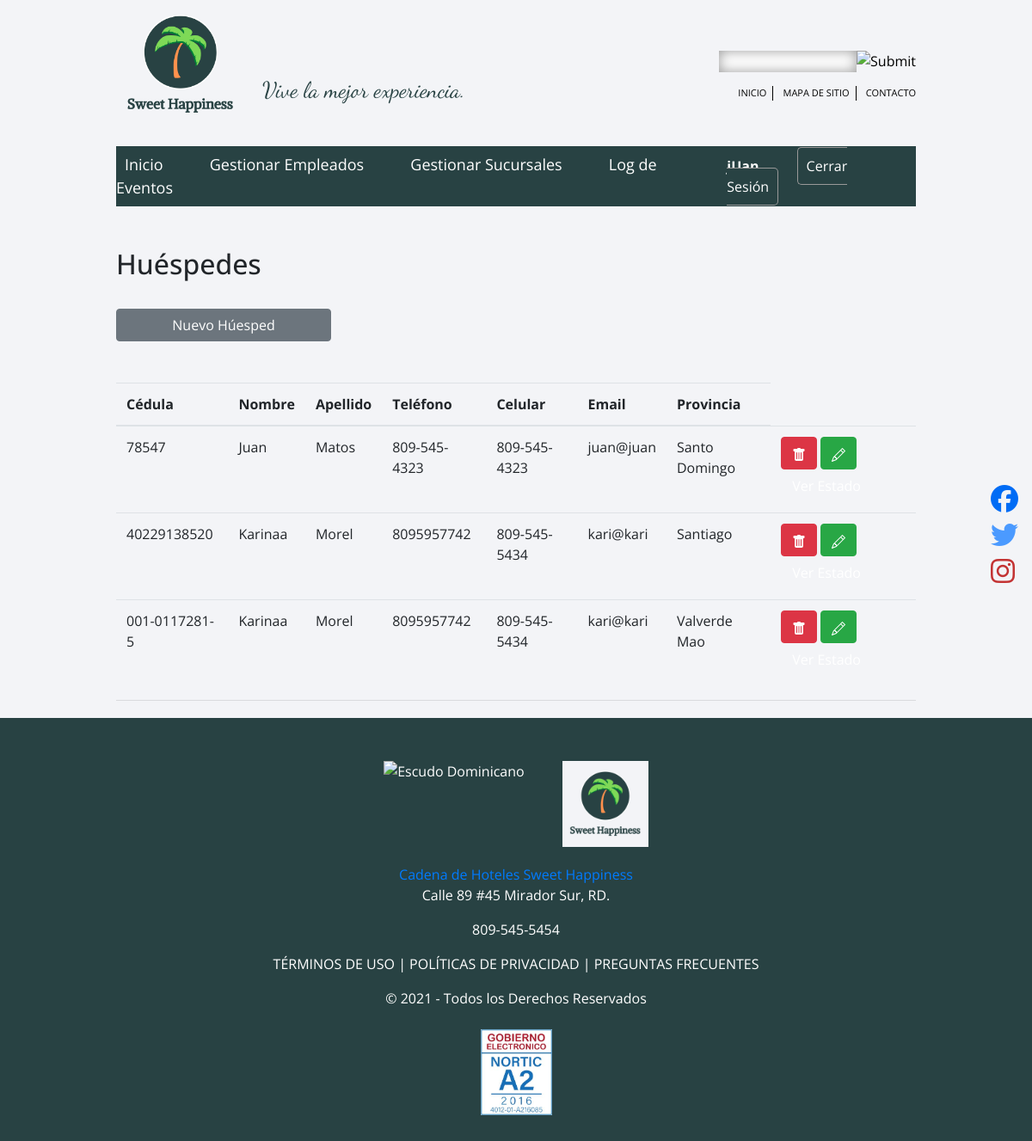
/gestionarHuespedes.php (signed in), run on the app's committed database.
### tables this page shows
CREATE TABLE `reservadores_huesped` (
  `id` int(11) NOT NULL,
  `cédula` varchar(13) NOT NULL,
  `provincia` varchar(50) NOT NULL,
  `nombre` varchar(13) NOT NULL,
  `apellido` varchar(13) NOT NULL,
  `teléfono` varchar(15) NOT NULL,
  `celular` varchar(15) NOT NULL,
  `correo` varchar(18) NOT NULL,
  `contraseña` varchar(9) NOT NULL,
  `rol` varchar(15) NOT NULL DEFAULT 'huesped'
);

### libs/conexion.php (called while the page is built, shortened)
<?php
    class conexion{
        static $instancia = null;
        function __construct(){
            $this->myCon = mysqli_connect(DB_HOST, DB_USER, DB_PASS, DB_NAME);
        }
        public static function query_array($sql){
            if(self::$instancia == null){
                self::$instancia = new conexion();
            }
            $rs = mysqli_query(self::$instancia->myCon, $sql);
            $final = [];
            while($fila = mysqli_fetch_assoc($rs)){
                $final[] = $fila;
            }
            return $final;
        }
    }

### gestionarHuespedes.php (the view, shortened to what this page needs)
<?php
include('head.php');
 include('redes.php');
?>
<div style="max-width: 80%;" class="container">
<?php  ?> <br> <br>
<div>
 <h2>Huéspedes</h2>
  <a href="register.php" class="btn btn-secondary" style="margin-top:25px; width:250px;color:white;">Nuevo Húesped</a>
  <br> <br><br>
    <table class="table table-hover">
    <thead>
        <tr>
            <th scope="col">Cédula</th>
            <th scope="col">Nombre</th>
            <th scope="col">Apellido</th>
            <th scope="col">Teléfono</th>
            <th scope="col">Celular</th>
            <th scope="col">Email</th>
            <th scope="col">Provincia</th>
        </tr>
    </thead>
    <tbody>
        <?php
            $sql = "SELECT * FROM reservadores_huesped";
            $rs = conexion::query_array($sql);
            foreach($rs as $data)
            {
                echo "
                   <tr>
                      <td>{$data['cédula']}</td>
                      <td>{$data['nombre']}</td>
                      <td>{$data['apellido']}</td>
                      <td>{$data['teléfono']}</td>
                      <td>{$data['celular']}</td>
                      <td>{$data['correo']}</td>
                      <td>{$data['provincia']}</td>
                      <td>
                         <a class='btn btn-danger'href='gestionarHuespedes.php?del={$data['id']}' style='color:white;'>
                         <svg xmlns='http://www.w3.org/2000/svg' width='16' height='16' fill='currentColor' class='bi bi-trash-fill' viewBox='0 0 16 16'>
                            <path d='M2.5 1a1 1 0 0 0-1 1v1a1 1 0 0 0 1 1H3v9a2 2 0 0 0 2 2h6a2 2 0 0 0 2-2V4h.5a1 1 0 0 0 1-1V2a1 1 0 0 0-1-1H10a1 1 0 0 0-1-1H7a1 1 0 0 0-1 1H2.5zm3 4a.5.5 0 0 1 .5.5v7a.5.5 0 0 1-1 0v-7a.5.5 0 0 1 .5-.5zM8 5a.5.5 0 0 1 .5.5v7a.5.5 0 0 1-1 0v-7A.5.5 0 0 1 8 5zm3 .5v7a.5.5 0 0 1-1 0v-7a.5.5 0 0 1 1 0z'/>
                            </svg>
                       </svg>
                         </a>
                         <a href='agregarEmpleado.php?edit={$data['id']}' class='btn btn-success' style='color:white;'>
                            <svg xmlns='http://www.w3.org/2000/svg' width='16' height='16' fill='currentColor' class='bi bi-pencil' viewBox='0 0 16 16'>
                            <path d='M12.146.146a.5.5 0 0 1 .708 0l3 3a.5.5 0 0 1 0 .708l-10 10a.5.5 0 0 1-.168.11l-5 2a.5.5 0 0 1-.65-.65l2-5a.5.5 0 0 1 .11-.168l10-10zM11.207 2.5 13.5 4.793 14.793 3.5 12.5 1.207 11.207 2.5zm1.586 3L10.5 3.207 4 9.707V10h.5a.5.5 0 0 1 .5.5v.5h.5a.5.5 0 0 1 .5.5v.5h.293l6.5-6.5zm-9.761 5.175-.106.106-1.528 3.821 3.821-1.528.106-.106A.5.5 0 0 1 5 12.5V12h-.5a.5.5 0 0 1-.5-.5V11h-.5a.5.5 0 0 1-.468-.325z'/>
                         </a>
                         <a href='agregarEmpleado.php?edit={$data['id']}' class='btn btn-' style='color:white;'>Ver Estado</a>
                      </td>
                   </tr>
                ";
            }
        ?>
    </tbody>
    </table>
   <hr>
   </div>
</div>
</body>
<?php include("footer.php")?>

### css/template.css (style rules this page uses)
body { margin:0 auto; padding:0; font-family:'Open Sans', Helvetica, sans-serif; background: #f3f4f7; }
* { margin: 0; padding: 0; -moz-box-sizing: border-box; -webkit-box-sizing: border-box; box-sizing: border-box; }
a { text-decoration:none; }

### redes.php (style rules this page uses)
.container { width:95%; max-width:900px; margin:auto; }

### data on the page
reservadores_huesped: cédula "78547", nombre "Juan", apellido "Matos", teléfono "809-545-4323", celular "809-545-4323", correo "juan@juan", provincia "Santo Domingo"
reservadores_huesped: cédula "40229138520", nombre "Karinaa", apellido "Morel", teléfono "8095957742", celular "809-545-5434", correo "kari@kari", provincia "Santiago"
reservadores_huesped: cédula "001-0117281-5", nombre "Karinaa", apellido "Morel", teléfono "8095957742", celular "809-545-5434", correo "kari@kari", provincia "Valverde Mao"

### other printed values
$_SESSION['username'] "jUan"
